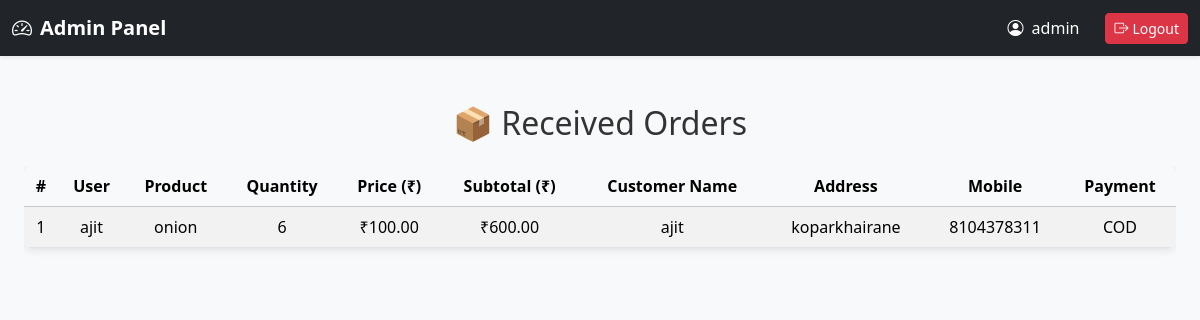
Page /admin/orders (signed in) on the earlier database version.
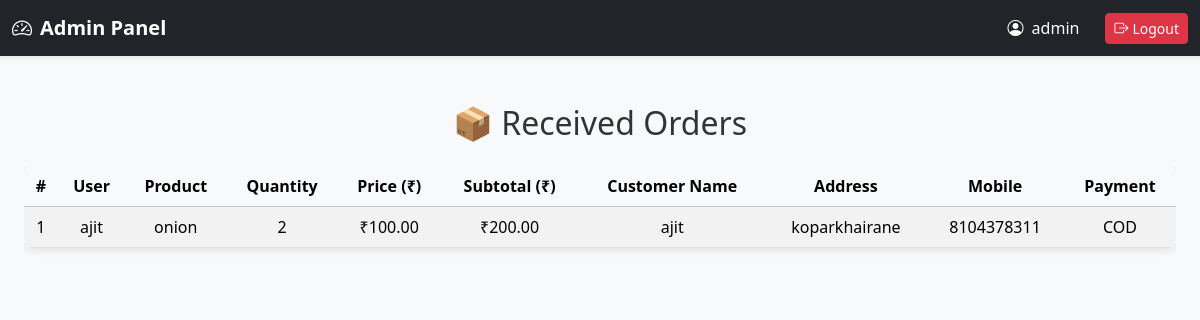
Same page on the later database version.
### app.py (models this page shows)
class User(UserMixin, db.Model):
    id = db.Column(db.Integer, primary_key=True)
    username = db.Column(db.String(150), unique=True, nullable=False)
    password = db.Column(db.String(255), nullable=False)
    is_admin = db.Column(db.Boolean, default=False)

class Order(db.Model):
    id = db.Column(db.Integer, primary_key=True)
    user_id = db.Column(db.Integer, nullable=False)
    product_id = db.Column(db.Integer, nullable=False)
    quantity = db.Column(db.Integer, default=1)
    customer_name = db.Column(db.String(150))
    address = db.Column(db.Text)
    mobile = db.Column(db.String(15))
    payment_method = db.Column(db.String(20))

class Product(db.Model):
    id = db.Column(db.Integer, primary_key=True)
    name = db.Column(db.String(150), nullable=False)
    price = db.Column(db.Float, nullable=False)
    image = db.Column(db.String(150), nullable=False)
    status = db.Column(db.String(20), nullable=False, default='available')  # available / upcoming

### app.py (the view)
@app.route('/admin/orders')
@admin_required
def admin_orders():
    orders = Order.query.all()
    products = {p.id: p for p in Product.query.all()}
    users = {u.id: u for u in User.query.all()}
    return render_template('admin_orders.html', orders=orders, products=products, users=users)

### app.py (called while the page is built)
@login_manager.user_loader
def load_user(user_id):
    return db.session.get(User, int(user_id))

def admin_required(f):
    @wraps(f)
    def wrapper(*args, **kwargs):
        if not current_user.is_authenticated or not current_user.is_admin:
            flash("Admin access required!", "danger")
            return redirect(url_for('admin_login'))
        return f(*args, **kwargs)
    return wrapper

### templates/admin_orders.html
{% extends 'admin_base.html' %}
{% block content %}
<div class="container mt-5">
    <h2 class="mb-4 text-center">📦 Received Orders</h2>
    {% if orders %}
    <div class="table-responsive">
        <table class="table table-striped table-hover align-middle text-center">
            <thead class="table-light">
                <tr>
                    <th>#</th>
                    <th>User</th>
                    <th>Product</th>
                    <th>Quantity</th>
                    <th>Price (₹)</th>
                    <th>Subtotal (₹)</th>
                    <th>Customer Name</th>
                    <th>Address</th>
                    <th>Mobile</th>
                    <th>Payment</th>
                </tr>
            </thead>
            <tbody>
                {% for order in orders %}
                    {% set p = products.get(order.product_id) %}
                    {% set u = users.get(order.user_id) %}
                    {% if p and u %}
                    <tr>
                        <td>{{ loop.index }}</td>
                        <td>{{ u.username }}</td>
                        <td>{{ p.name }}</td>
                        <td>{{ order.quantity }}</td>
                        <td>₹{{ "%.2f"|format(p.price) }}</td>
                        <td>₹{{ "%.2f"|format(p.price * order.quantity) }}</td>
                        <td>{{ order.customer_name or "-" }}</td>
                        <td>{{ order.address or "-" }}</td>
                        <td>{{ order.mobile or "-" }}</td>
                        <td>{{ order.payment_method or "-" }}</td>
                    </tr>
                    {% endif %}
                {% endfor %}
            </tbody>
        </table>
    </div>
    {% else %}
        <div class="alert alert-info text-center p-4">
            No orders received yet.
        </div>
    {% endif %}
</div>
{% endblock %}

### templates/admin_base.html (shortened to what this page needs)
<!doctype html>
<html lang="en">
<head>
  <link href="https://cdn.jsdelivr.net/npm/bootstrap@5.3.2/dist/css/bootstrap.min.css" rel="stylesheet">
  <link href="https://cdn.jsdelivr.net/npm/bootstrap-icons@1.11.1/font/bootstrap-icons.css" rel="stylesheet">
  <link rel="stylesheet" href="{{ url_for('static', filename='css/style.css') }}">
</head>
<body>
{% if request.endpoint != 'admin_login' and current_user.is_authenticated %}
<nav class="navbar navbar-expand-lg navbar-dark bg-dark shadow-sm">
  <div class="container-fluid">
    <a class="navbar-brand" href="{{ url_for('admin_dashboard') }}">
      <i class="bi bi-speedometer2"></i> Admin Panel
    </a>
    <div class="collapse navbar-collapse justify-content-end" id="adminNavbar">
      <ul class="navbar-nav align-items-center gap-3">
        <li class="nav-item">
          <span class="navbar-text text-white">
            <i class="bi bi-person-circle"></i> {{ current_user.username }}
          </span>
        </li>
<li class="nav-item">
  <a href="{{ url_for('admin_logout') }}"
     class="btn btn-danger btn-sm d-flex align-items-center gap-1">
    <i class="bi bi-box-arrow-right"></i> Logout
  </a>
</li>
      </ul>
    </div>
  </div>
</nav>
{% endif %}
<div class="container mt-4">
  {% block content %}{% endblock %}
</div>
</body>
</html>

### static/css/style.css (style rules this page uses)
body { font-family: 'Segoe UI', Tahoma, Geneva, Verdana, sans-serif; background: #f9f9f9; color: #333; margin: 0; padding: 0; }
.navbar { margin-bottom: 30px; box-shadow: 0 2px 8px rgba(0,0,0,0.1); }
.navbar a.btn { margin-left: 10px; }
.table { background: #fff; border-radius: 8px; overflow: hidden; box-shadow: 0 2px 8px rgba(0,0,0,0.1); }
.table th, .table td { vertical-align: middle !important; }

### templates/admin_base.html (style rules this page uses)
body { background-color: #f8f9fa; }
.navbar-brand { font-weight: bold; display: flex; align-items: center; gap: 0.5rem; }
.navbar-text { display: flex; align-items: center; gap: 0.5rem; }
.container { max-width: 1200px; }

Differences in the rows shown:
changed Order "ajit": quantity "6" → "2"
changed through a linked row, Product "onion": p.price*order.quantity "600.00" → "200.00"
